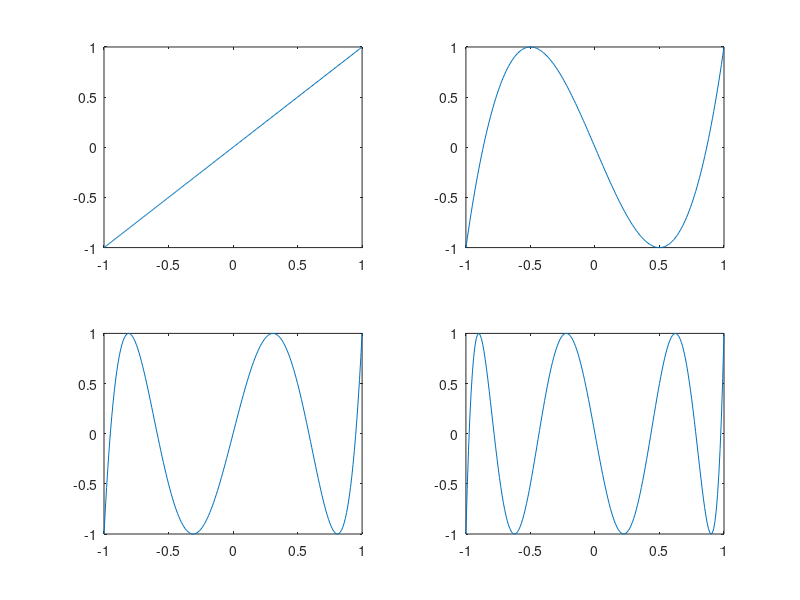

MATLAB code for this plot:
%% Script for Chevyshev polynomials

clear             % Clear workspace
clc               % Clear command log

x = linspace(-1,1,201);

T1 = cos(acos(x));
T3 = cos(3*acos(x));
T5 = cos(5*acos(x));
T7 = cos(7*acos(x));

% Assign y=T1, y=T2, y=T3, y=T4 graphs onto the
% 1st, 2nd, 3rd, 4th plots, respectively,
% of the created 2x2 subplots
subplot(2,2,1), plot(x, T1)
subplot(2,2,2), plot(x, T3)
subplot(2,2,3), plot(x, T5)
subplot(2,2,4), plot(x, T7)